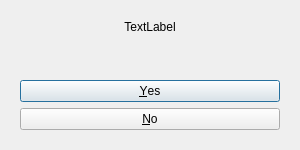
<?xml version="1.0" encoding="UTF-8"?>
<ui version="4.0">
 <class>MsgDialog</class>
 <widget class="QDialog" name="MsgDialog">
  <property name="geometry">
   <rect>
    <x>0</x>
    <y>0</y>
    <width>300</width>
    <height>150</height>
   </rect>
  </property>
  <property name="sizePolicy">
   <sizepolicy hsizetype="Preferred" vsizetype="Preferred">
    <horstretch>0</horstretch>
    <verstretch>0</verstretch>
   </sizepolicy>
  </property>
  <property name="minimumSize">
   <size>
    <width>200</width>
    <height>120</height>
   </size>
  </property>
  <property name="maximumSize">
   <size>
    <width>500</width>
    <height>200</height>
   </size>
  </property>
  <property name="windowTitle">
   <string>Download History Editor</string>
  </property>
  <layout class="QVBoxLayout" name="verticalLayout_2">
   <item>
    <widget class="QWidget" name="verticalWidget" native="true">
     <property name="sizePolicy">
      <sizepolicy hsizetype="Preferred" vsizetype="Preferred">
       <horstretch>0</horstretch>
       <verstretch>0</verstretch>
      </sizepolicy>
     </property>
     <layout class="QVBoxLayout" name="verticalLayout" stretch="0,0">
      <property name="sizeConstraint">
       <enum>QLayout::SetDefaultConstraint</enum>
      </property>
      <item>
       <widget class="QLabel" name="msg_lbl">
        <property name="sizePolicy">
         <sizepolicy hsizetype="Preferred" vsizetype="Preferred">
          <horstretch>0</horstretch>
          <verstretch>0</verstretch>
         </sizepolicy>
        </property>
        <property name="text">
         <string>TextLabel</string>
        </property>
        <property name="alignment">
         <set>Qt::AlignHCenter|Qt::AlignTop</set>
        </property>
        <property name="wordWrap">
         <bool>true</bool>
        </property>
       </widget>
      </item>
      <item>
       <widget class="QDialogButtonBox" name="buttonBox">
        <property name="sizePolicy">
         <sizepolicy hsizetype="Expanding" vsizetype="Fixed">
          <horstretch>0</horstretch>
          <verstretch>0</verstretch>
         </sizepolicy>
        </property>
        <property name="orientation">
         <enum>Qt::Vertical</enum>
        </property>
        <property name="standardButtons">
         <set>QDialogButtonBox::No|QDialogButtonBox::Yes</set>
        </property>
       </widget>
      </item>
     </layout>
    </widget>
   </item>
  </layout>
 </widget>
 <resources/>
 <connections>
  <connection>
   <sender>buttonBox</sender>
   <signal>accepted()</signal>
   <receiver>MsgDialog</receiver>
   <slot>accept()</slot>
   <hints>
    <hint type="sourcelabel">
     <x>199</x>
     <y>489</y>
    </hint>
    <hint type="destinationlabel">
     <x>199</x>
     <y>259</y>
    </hint>
   </hints>
  </connection>
  <connection>
   <sender>buttonBox</sender>
   <signal>rejected()</signal>
   <receiver>MsgDialog</receiver>
   <slot>reject()</slot>
   <hints>
    <hint type="sourcelabel">
     <x>199</x>
     <y>489</y>
    </hint>
    <hint type="destinationlabel">
     <x>199</x>
     <y>259</y>
    </hint>
   </hints>
  </connection>
 </connections>
</ui>
